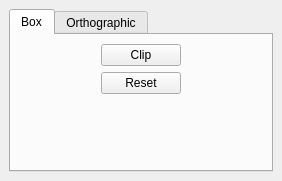
<?xml version="1.0" encoding="UTF-8"?>
<ui version="4.0">
 <class>DockWidget</class>
 <widget class="QDockWidget" name="DockWidget">
  <property name="geometry">
   <rect>
    <x>0</x>
    <y>0</y>
    <width>282</width>
    <height>181</height>
   </rect>
  </property>
  <property name="windowTitle">
   <string>Clipping Box</string>
  </property>
  <widget class="QWidget" name="dockWidgetContents">
   <layout class="QVBoxLayout" name="verticalLayout" stretch="0">
    <item>
     <widget class="QTabWidget" name="tabWidget">
      <property name="currentIndex">
       <number>0</number>
      </property>
      <widget class="QWidget" name="tab">
       <attribute name="title">
        <string>Box</string>
       </attribute>
       <layout class="QVBoxLayout" name="verticalLayout_2">
        <item>
         <layout class="QHBoxLayout" name="horizontalLayout">
          <item>
           <spacer name="horizontalSpacer_2">
            <property name="orientation">
             <enum>Qt::Orientation::Horizontal</enum>
            </property>
            <property name="sizeHint" stdset="0">
             <size>
              <width>40</width>
              <height>20</height>
             </size>
            </property>
           </spacer>
          </item>
          <item>
           <widget class="QPushButton" name="clipButton">
            <property name="text">
             <string>Clip</string>
            </property>
            <property name="checkable">
             <bool>true</bool>
            </property>
           </widget>
          </item>
          <item>
           <spacer name="horizontalSpacer">
            <property name="orientation">
             <enum>Qt::Orientation::Horizontal</enum>
            </property>
            <property name="sizeHint" stdset="0">
             <size>
              <width>40</width>
              <height>20</height>
             </size>
            </property>
           </spacer>
          </item>
         </layout>
        </item>
        <item>
         <layout class="QHBoxLayout" name="horizontalLayout_6">
          <item>
           <spacer name="horizontalSpacer_6">
            <property name="orientation">
             <enum>Qt::Orientation::Horizontal</enum>
            </property>
            <property name="sizeHint" stdset="0">
             <size>
              <width>40</width>
              <height>20</height>
             </size>
            </property>
           </spacer>
          </item>
          <item>
           <widget class="QPushButton" name="resetButton">
            <property name="text">
             <string>Reset</string>
            </property>
           </widget>
          </item>
          <item>
           <spacer name="horizontalSpacer_7">
            <property name="orientation">
             <enum>Qt::Orientation::Horizontal</enum>
            </property>
            <property name="sizeHint" stdset="0">
             <size>
              <width>40</width>
              <height>20</height>
             </size>
            </property>
           </spacer>
          </item>
         </layout>
        </item>
        <item>
         <spacer name="verticalSpacer_2">
          <property name="orientation">
           <enum>Qt::Orientation::Vertical</enum>
          </property>
          <property name="sizeHint" stdset="0">
           <size>
            <width>20</width>
            <height>40</height>
           </size>
          </property>
         </spacer>
        </item>
       </layout>
      </widget>
      <widget class="QWidget" name="tab_2">
       <attribute name="title">
        <string>Orthographic</string>
       </attribute>
       <layout class="QVBoxLayout" name="verticalLayout_3">
        <item>
         <layout class="QHBoxLayout" name="horizontalLayout_2">
          <item>
           <spacer name="horizontalSpacer_3">
            <property name="orientation">
             <enum>Qt::Orientation::Horizontal</enum>
            </property>
            <property name="sizeHint" stdset="0">
             <size>
              <width>40</width>
              <height>20</height>
             </size>
            </property>
           </spacer>
          </item>
          <item>
           <widget class="QPushButton" name="orthoClipButton">
            <property name="text">
             <string>Clip</string>
            </property>
            <property name="checkable">
             <bool>true</bool>
            </property>
           </widget>
          </item>
          <item>
           <spacer name="horizontalSpacer_4">
            <property name="orientation">
             <enum>Qt::Orientation::Horizontal</enum>
            </property>
            <property name="sizeHint" stdset="0">
             <size>
              <width>40</width>
              <height>20</height>
             </size>
            </property>
           </spacer>
          </item>
         </layout>
        </item>
        <item>
         <layout class="QHBoxLayout" name="horizontalLayout_3">
          <item>
           <spacer name="horizontalSpacer_5">
            <property name="orientation">
             <enum>Qt::Orientation::Horizontal</enum>
            </property>
            <property name="sizeHint" stdset="0">
             <size>
              <width>40</width>
              <height>20</height>
             </size>
            </property>
           </spacer>
          </item>
          <item>
           <layout class="QVBoxLayout" name="verticalLayout_4">
            <item>
             <widget class="QLabel" name="label">
              <property name="text">
               <string>Info: SHIFT+Click to clip</string>
              </property>
             </widget>
            </item>
            <item>
             <widget class="QLabel" name="label_2">
              <property name="text">
               <string>While &quot;Clip&quot; is toggled.</string>
              </property>
             </widget>
            </item>
           </layout>
          </item>
          <item>
           <spacer name="horizontalSpacer_8">
            <property name="orientation">
             <enum>Qt::Orientation::Horizontal</enum>
            </property>
            <property name="sizeHint" stdset="0">
             <size>
              <width>40</width>
              <height>20</height>
             </size>
            </property>
           </spacer>
          </item>
         </layout>
        </item>
        <item>
         <spacer name="verticalSpacer">
          <property name="orientation">
           <enum>Qt::Orientation::Vertical</enum>
          </property>
          <property name="sizeHint" stdset="0">
           <size>
            <width>20</width>
            <height>40</height>
           </size>
          </property>
         </spacer>
        </item>
       </layout>
      </widget>
     </widget>
    </item>
   </layout>
  </widget>
 </widget>
 <resources/>
 <connections/>
</ui>
